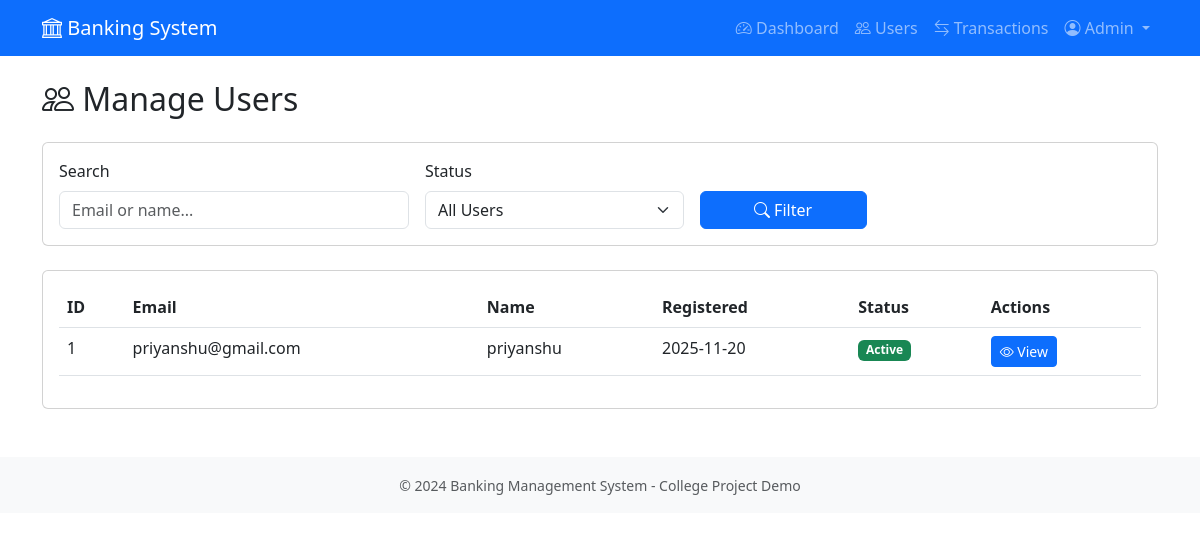
Screenshot of /admin/users (signed in) with the database file from the repository.
### app/models.py (models this page shows, shortened)
class User(UserMixin, db.Model):
    __tablename__ = 'users'
    id = db.Column(db.Integer, primary_key=True)
    email = db.Column(db.String(120), unique=True, nullable=False, index=True)
    password_hash = db.Column(db.String(255), nullable=False)
    full_name = db.Column(db.String(100), nullable=False)
    phone = db.Column(db.String(20), nullable=True)
    is_admin = db.Column(db.Boolean, default=False, nullable=False)
    is_active = db.Column(db.Boolean, default=True, nullable=False)
    created_at = db.Column(db.DateTime, default=get_ist_now, nullable=False)
    accounts = db.relationship('Account', backref='owner', lazy='dynamic', cascade='all, delete-orphan')

### app/routes/admin_routes.py (the view, shortened to what this page needs)
@bp.route('/users')
@login_required
@admin_required
def users():
    status_filter = request.args.get('status', 'all')  # 'all', 'active', 'inactive'
    search_query = request.args.get('search', '').strip()
    page = request.args.get('page', 1, type=int)
    per_page = 20
    query = User.query
    if status_filter == 'active':
        query = query.filter_by(is_active=True)
    elif status_filter == 'inactive':
        query = query.filter_by(is_active=False)
    query = query.order_by(desc(User.created_at))
    pagination = query.paginate(page=page, per_page=per_page, error_out=False)
    users_list = pagination.items
    return render_template(
        'admin/users.html',
        title='Manage Users',
        users=users_list,
        pagination=pagination,
        status_filter=status_filter,
        search_query=search_query
    )

### app/routes/admin_routes.py (called while the page is built)
def admin_required(f):
    @wraps(f)
    def decorated_function(*args, **kwargs):
        if not current_user.is_authenticated:
            flash('Please log in to access this page.', 'warning')
            return redirect(url_for('auth.admin_login'))
        if not isinstance(current_user, Admin):
            flash('Access denied. Admin privileges required.', 'danger')
            abort(403)  # Forbidden
        return f(*args, **kwargs)
    return decorated_function

### app/templates/admin/users.html (shortened to what this page needs)
{% extends "layout.html" %}
{% block content %}
<h2 class="mb-4">
    <i class="bi bi-people"></i> Manage Users
</h2>
<div class="card mb-4">
    <div class="card-body">
        <form method="GET" action="{{ url_for('admin.users') }}" class="row g-3">
            <div class="col-md-4">
                <label class="form-label">Search</label>
                <input type="text" name="search" class="form-control" placeholder="Email or name..." value="{{ search_query }}">
            </div>
            <div class="col-md-3">
                <label class="form-label">Status</label>
                <select name="status" class="form-select">
                    <option value="all" {% if status_filter == 'all' %}selected{% endif %}>All Users</option>
                </select>
            </div>
            <div class="col-md-2 d-flex align-items-end">
                <button type="submit" class="btn btn-primary w-100">
                    <i class="bi bi-search"></i> Filter
                </button>
            </div>
        </form>
    </div>
</div>
<div class="card">
    <div class="card-body">
        {% if users %}
            <div class="table-responsive">
                <table class="table table-hover">
                    <thead>
                        <tr>
                            <th>ID</th>
                            <th>Email</th>
                            <th>Name</th>
                            <th>Registered</th>
                            <th>Status</th>
                            <th>Actions</th>
                        </tr>
                    </thead>
                    <tbody>
                        {% for user in users %}
                        <tr>
                            <td>{{ user.id }}</td>
                            <td>{{ user.email }}</td>
                            <td>{{ user.full_name or 'N/A' }}</td>
                            <td>{{ user.created_at.strftime('%Y-%m-%d') }}</td>
                            <td>
                                {% if user.is_active %}
                                    <span class="badge bg-success">Active</span>
                                {% else %}
                                    <span class="badge bg-danger">Inactive</span>
                                {% endif %}
                            </td>
                            <td>
                                <a href="{{ url_for('admin.user_details', user_id=user.id) }}" class="btn btn-sm btn-primary">
                                    <i class="bi bi-eye"></i> View
                                </a>
                            </td>
                        </tr>
                        {% endfor %}
                    </tbody>
                </table>
            </div>
        {% else %}
            <div class="alert alert-info mb-0">
                <i class="bi bi-info-circle"></i> No users found matching your criteria.
            </div>
        {% endif %}
    </div>
</div>
{% endblock %}

### rows the page displays
User: id "1", email "priyanshu@gmail.com", full_name "priyanshu", created_at "2025-11-20", is_active "Active"
